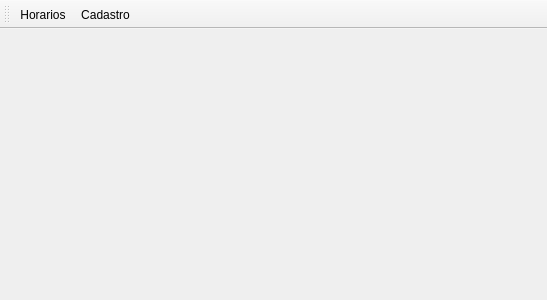
<?xml version="1.0" encoding="UTF-8"?>
<ui version="4.0">
 <class>MainMenu</class>
 <widget class="QMainWindow" name="MainMenu">
  <property name="geometry">
   <rect>
    <x>0</x>
    <y>0</y>
    <width>547</width>
    <height>300</height>
   </rect>
  </property>
  <property name="sizePolicy">
   <sizepolicy hsizetype="Preferred" vsizetype="Minimum">
    <horstretch>0</horstretch>
    <verstretch>0</verstretch>
   </sizepolicy>
  </property>
  <property name="windowTitle">
   <string>MainMenu</string>
  </property>
  <widget class="QWidget" name="centralWidget"/>
  <widget class="QMenuBar" name="menuBar">
   <property name="geometry">
    <rect>
     <x>0</x>
     <y>0</y>
     <width>547</width>
     <height>21</height>
    </rect>
   </property>
  </widget>
  <widget class="QToolBar" name="mainToolBar">
   <attribute name="toolBarArea">
    <enum>TopToolBarArea</enum>
   </attribute>
   <attribute name="toolBarBreak">
    <bool>false</bool>
   </attribute>
   <addaction name="actionHorarios"/>
   <addaction name="actionCadastro"/>
  </widget>
  <action name="actionCadastro">
   <property name="icon">
    <iconset>
     <normaloff>../../../../Examples/Qt-5.3/enginio/common/icons/add_icon.png</normaloff>../../../../Examples/Qt-5.3/enginio/common/icons/add_icon.png</iconset>
   </property>
   <property name="text">
    <string>Cadastro</string>
   </property>
   <property name="toolTip">
    <string>Cadastrar Professores ou turmas</string>
   </property>
  </action>
  <action name="actionHorarios">
   <property name="icon">
    <iconset>
     <normaloff>icons/icon_list-all_circ.png</normaloff>icons/icon_list-all_circ.png</iconset>
   </property>
   <property name="text">
    <string>Horarios</string>
   </property>
   <property name="toolTip">
    <string>Ver horários já cadastrados</string>
   </property>
  </action>
 </widget>
 <layoutdefault spacing="6" margin="11"/>
 <resources/>
 <connections>
  <connection>
   <sender>mainToolBar</sender>
   <signal>actionTriggered(QAction*)</signal>
   <receiver>MainMenu</receiver>
   <slot>close()</slot>
   <hints>
    <hint type="sourcelabel">
     <x>22</x>
     <y>39</y>
    </hint>
    <hint type="destinationlabel">
     <x>37</x>
     <y>63</y>
    </hint>
   </hints>
  </connection>
 </connections>
</ui>
